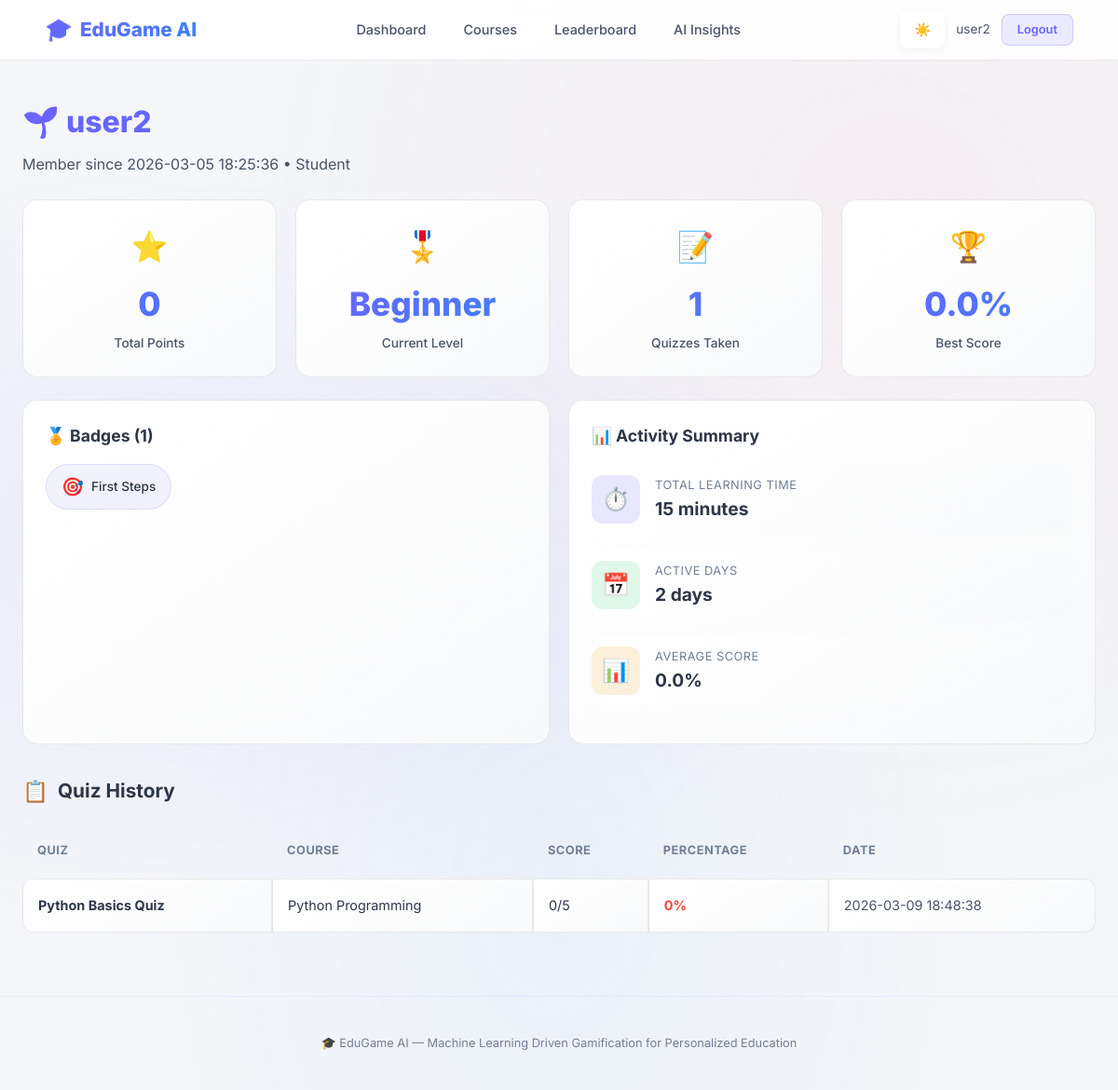
/profile (signed in), run on the app's committed database.
### tables this page shows
CREATE TABLE users (
    id INTEGER PRIMARY KEY AUTOINCREMENT,
    username TEXT UNIQUE NOT NULL,
    email TEXT UNIQUE NOT NULL,
    password_hash TEXT NOT NULL,
    role TEXT DEFAULT 'student',  -- 'student' or 'teacher'
    created_at TIMESTAMP DEFAULT CURRENT_TIMESTAMP
);

CREATE TABLE courses (
    id INTEGER PRIMARY KEY AUTOINCREMENT,
    title TEXT NOT NULL,
    description TEXT,
    difficulty TEXT DEFAULT 'beginner',  -- beginner, intermediate, advanced
    category TEXT,
    created_at TIMESTAMP DEFAULT CURRENT_TIMESTAMP
);

CREATE TABLE user_badges (
    id INTEGER PRIMARY KEY AUTOINCREMENT,
    user_id INTEGER NOT NULL,
    badge_id INTEGER NOT NULL,
    earned_at TIMESTAMP DEFAULT CURRENT_TIMESTAMP,
    FOREIGN KEY (user_id) REFERENCES users(id),
    FOREIGN KEY (badge_id) REFERENCES badges(id),
    UNIQUE(user_id, badge_id)
);

CREATE TABLE badges (
    id INTEGER PRIMARY KEY AUTOINCREMENT,
    name TEXT UNIQUE NOT NULL,
    description TEXT,
    icon TEXT DEFAULT '🏅',
    criteria TEXT
);

CREATE TABLE quiz_results (
    id INTEGER PRIMARY KEY AUTOINCREMENT,
    user_id INTEGER NOT NULL,
    quiz_id INTEGER NOT NULL,
    score INTEGER NOT NULL,
    total INTEGER NOT NULL,
    percentage REAL NOT NULL,
    completed_at TIMESTAMP DEFAULT CURRENT_TIMESTAMP,
    FOREIGN KEY (user_id) REFERENCES users(id),
    FOREIGN KEY (quiz_id) REFERENCES quizzes(id)
);

CREATE TABLE quizzes (
    id INTEGER PRIMARY KEY AUTOINCREMENT,
    course_id INTEGER NOT NULL,
    title TEXT NOT NULL,
    difficulty TEXT DEFAULT 'medium',  -- easy, medium, hard
    total_marks INTEGER DEFAULT 100,
    FOREIGN KEY (course_id) REFERENCES courses(id)
);

### modules/auth.py (the view)
@auth_bp.route('/profile')
def profile():
    if 'user_id' not in session:
        return redirect(url_for('auth.login'))
    if session.get('role') == 'teacher':
        return redirect(url_for('analytics.teacher_dashboard'))
    user_id = session['user_id']
    user = get_user_by_id(user_id)
    total_points = get_total_points(user_id)
    level_name, level_icon, next_threshold = get_level(total_points)
    badges = get_user_badges(user_id)
    all_results = get_results_by_user(user_id)
    quiz_stats = get_user_quiz_stats(user_id)
    activity_stats = get_user_activity_stats(user_id)
    return render_template('profile.html',
                           user=user,
                           total_points=total_points,
                           level_name=level_name,
                           level_icon=level_icon,
                           next_threshold=next_threshold,
                           badges=badges,
                           all_results=all_results,
                           quiz_stats=quiz_stats,
                           activity_stats=activity_stats)

### database/init_db.py (called while the page is built)
def get_db():
    conn = sqlite3.connect(DB_PATH)
    conn.row_factory = sqlite3.Row
    conn.execute("PRAGMA foreign_keys = ON")
    return conn

### models/gamification.py (called while the page is built)
def get_total_points(user_id):
    conn = get_db()
    row = conn.execute(
        "SELECT COALESCE(SUM(points), 0) as total FROM points WHERE user_id = ?",
        (user_id,)
    ).fetchone()
    conn.close()
    return row['total']

def get_level(total_points):
    current_level = LEVEL_THRESHOLDS[0]
    next_threshold = LEVEL_THRESHOLDS[1][0] if len(LEVEL_THRESHOLDS) > 1 else None
    for i, (threshold, name, icon) in enumerate(LEVEL_THRESHOLDS):
        if total_points >= threshold:
            current_level = (name, icon)
            next_threshold = LEVEL_THRESHOLDS[i + 1][0] if i + 1 < len(LEVEL_THRESHOLDS) else None
    return current_level[0], current_level[1], next_threshold

def get_user_badges(user_id):
    conn = get_db()
    badges = conn.execute(
        """SELECT b.*, ub.earned_at FROM user_badges ub
           JOIN badges b ON ub.badge_id = b.id
           WHERE ub.user_id = ? ORDER BY ub.earned_at DESC""",
        (user_id,)
    ).fetchall()
    conn.close()
    return badges

def get_user_activity_stats(user_id):
    conn = get_db()
    stats = conn.execute(
        """SELECT
              COALESCE(SUM(duration_minutes), 0) as total_learning_time,
              COUNT(*) as total_activities,
              COUNT(DISTINCT DATE(created_at)) as active_days
           FROM user_activity WHERE user_id = ?""",
        (user_id,)
    ).fetchone()
    conn.close()
    return stats

### models/quiz.py (called while the page is built)
def get_results_by_user(user_id):
    conn = get_db()
    results = conn.execute(
        """SELECT qr.*, q.title as quiz_title, c.title as course_title
           FROM quiz_results qr
           JOIN quizzes q ON qr.quiz_id = q.id
           JOIN courses c ON q.course_id = c.id
           WHERE qr.user_id = ?
           ORDER BY qr.completed_at DESC""",
        (user_id,)
    ).fetchall()
    conn.close()
    return results

def get_user_quiz_stats(user_id):
    conn = get_db()
    stats = conn.execute(
        """SELECT COUNT(*) as total_quizzes,
                  COALESCE(AVG(percentage), 0) as avg_score,
                  COALESCE(MAX(percentage), 0) as best_score,
                  COALESCE(MIN(percentage), 0) as worst_score
           FROM quiz_results WHERE user_id = ?""",
        (user_id,)
    ).fetchone()
    conn.close()
    return stats

### templates/profile.html (shortened to what this page needs)
{% extends "base.html" %}
{% block content %}
<div class="container">
    <div class="page-header">
        <h1>{{ level_icon }} {{ user['username'] }}</h1>
        <p>Member since {{ user['created_at'] }} &bull; {{ user['role']|capitalize }}</p>
    </div>
    <div class="grid-4 mb-3">
        <div class="stat-card animate-in animate-delay-1">
            <div class="stat-icon">⭐</div>
            <div class="stat-value">{{ total_points }}</div>
            <div class="stat-label">Total Points</div>
        </div>
        <div class="stat-card animate-in animate-delay-2">
            <div class="stat-icon">🎖️</div>
            <div class="stat-value">{{ level_name }}</div>
            <div class="stat-label">Current Level</div>
        </div>
        <div class="stat-card animate-in animate-delay-3">
            <div class="stat-icon">📝</div>
            <div class="stat-value">{{ quiz_stats['total_quizzes'] }}</div>
            <div class="stat-label">Quizzes Taken</div>
        </div>
        <div class="stat-card animate-in animate-delay-4">
            <div class="stat-icon">🏆</div>
            <div class="stat-value">{{ "%.1f"|format(quiz_stats['best_score']) }}%</div>
            <div class="stat-label">Best Score</div>
        </div>
    </div>
    <div class="grid-2">
        <div class="card animate-in">
            <div class="card-header">
                <h3>🏅 Badges ({{ badges|length }})</h3>
            </div>
            {% if badges %}
            <div class="badge-grid">
                {% for badge in badges %}
                <div class="badge-item" title="{{ badge['description'] }}">
                    <span class="badge-icon">{{ badge['icon'] }}</span>
                    {{ badge['name'] }}
                </div>
                {% endfor %}
            </div>
            {% else %}
            <p class="text-muted">No badges earned yet. Take quizzes to earn badges!</p>
            {% endif %}
        </div>
        <div class="card animate-in">
            <div class="card-header">
                <h3>📊 Activity Summary</h3>
            </div>
            <div class="rec-insight" style="border:none;padding:12px 0;">
                <div class="rec-insight-icon primary">⏱️</div>
                <div>
                    <div class="rec-insight-label">Total Learning Time</div>
                    <div class="rec-insight-value">{{ "%.0f"|format(activity_stats['total_learning_time']) }} minutes</div>
                </div>
            </div>
            <div class="rec-insight" style="border:none;padding:12px 0;">
                <div class="rec-insight-icon success">📅</div>
                <div>
                    <div class="rec-insight-label">Active Days</div>
                    <div class="rec-insight-value">{{ activity_stats['active_days'] }} days</div>
                </div>
            </div>
            <div class="rec-insight" style="border:none;padding:12px 0;">
                <div class="rec-insight-icon warning">📊</div>
                <div>
                    <div class="rec-insight-label">Average Score</div>
                    <div class="rec-insight-value">{{ "%.1f"|format(quiz_stats['avg_score']) }}%</div>
                </div>
            </div>
        </div>
    </div>
    {% if all_results %}
    <div class="section-title mt-4"><span class="icon">📋</span> Quiz History</div>
    <table class="leaderboard-table animate-in">
        <thead>
            <tr>
                <th>Quiz</th>
                <th>Course</th>
                <th>Score</th>
                <th>Percentage</th>
                <th>Date</th>
            </tr>
        </thead>
        <tbody>
            {% for r in all_results %}
            <tr>
                <td><strong>{{ r['quiz_title'] }}</strong></td>
                <td>{{ r['course_title'] }}</td>
                <td>{{ r['score'] }}/{{ r['total'] }}</td>
                <td>
                    <span class="{% if r['percentage'] >= 80 %}risk-low{% elif r['percentage'] >= 50 %}risk-medium{% else %}risk-high{% endif %}">
                        {{ "%.0f"|format(r['percentage']) }}%
                    </span>
                </td>
                <td class="text-muted">{{ r['completed_at'] }}</td>
            </tr>
            {% endfor %}
        </tbody>
    </table>
    {% endif %}
</div>
{% endblock %}

### templates/base.html (shortened to what this page needs)
<!doctype html>
<html lang="en">
  <head>
    <link
      rel="stylesheet"
      href="{{ url_for('static', filename='css/style.css') }}"
    />
  </head>
  <body>
    <nav class="navbar">
      <div class="container">
        <a href="{{ url_for('auth.dashboard') }}" class="navbar-brand">
          <span>🎓</span> EduGame AI
        </a>
        <ul class="nav-links">
          {% if session.get('user_id') %}
          {% if session.get('role') != 'teacher' %}
          <li><a href="{{ url_for('auth.dashboard') }}">Dashboard</a></li>
          <li><a href="{{ url_for('courses.course_list') }}">Courses</a></li>
          <li><a href="{{ url_for('gamification.leaderboard') }}">Leaderboard</a></li>
          <li><a href="{{ url_for('ml.recommendations') }}">AI Insights</a></li>
          {% endif %}
          {% endif %}
        </ul>
        <div class="nav-user">
          <button id="theme-toggle" class="btn btn-icon theme-toggle" aria-label="Toggle theme">
            <span class="light-icon">☀️</span>
          </button>
          {% if session.get('user_id') %}
            <a href="{{ url_for('auth.profile') }}" class="username"
              >{{ session.get('username', '') }}</a
            >
            <a
              href="{{ url_for('auth.logout') }}"
              class="btn btn-sm btn-secondary"
              >Logout</a
            >
          {% else %}
            {% if request.endpoint != 'auth.login' and request.endpoint != 'auth.register' %}
              <a href="{{ url_for('auth.login') }}" class="btn btn-sm btn-primary">Login</a>
              <a href="{{ url_for('auth.register') }}" class="btn btn-sm btn-secondary">Register</a>
            {% endif %}
          {% endif %}
        </div>
      </div>
    </nav>
    <main>{% block content %}{% endblock %}</main>
    <footer class="footer">
      <div class="container">
        <p>
          🎓 EduGame AI &mdash; Machine Learning Driven Gamification for
          Personalized Education
        </p>
      </div>
    </footer>
  </body>
</html>

### data on the page
users: get "user2", username "user2", created_at "2026-03-05 18:25:36", role "Student"
courses: difficulty "Beginner"
user_badges: icon "🎯", name "First Steps"
quiz_results: quiz_title "Python Basics Quiz", course_title "Python Programming", score "0", total "5", percentage "0", completed_at "2026-03-09 18:48:38"

### other printed values
{{ level_icon }} "🌱"
{{ total_points }} "0"
{{ quiz_stats['total_quizzes'] }} "1"
{{ "%.1f"|format(quiz_stats['best_score']) }} "0.0"
{{ badges|length }} "1"
{{ "%.0f"|format(activity_stats['total_learning_time']) }} "15"
{{ activity_stats['active_days'] }} "2"
{{ "%.1f"|format(quiz_stats['avg_score']) }} "0.0"
